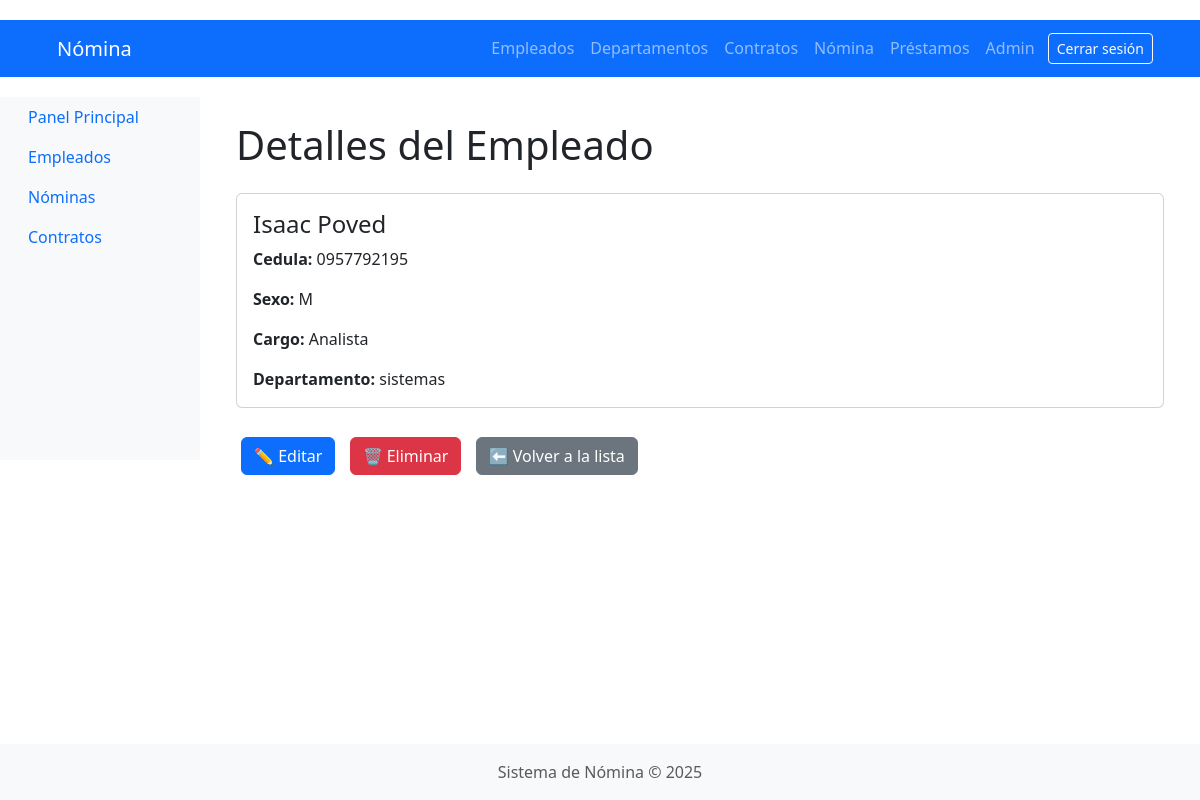
Page /employees/detalle/1/ (signed in) on the committed database.
### employees/models.py (models this page shows, shortened)
class Empleado(models.Model):
    SEXO_CHOICES = [
        ('M', 'Masculino'),
        ('F', 'Femenino'),
    ]
    cedula = models.CharField(max_length=10, unique=True, null=True)
    nombre = models.CharField(max_length=100)
    apellido = models.CharField(max_length=100)
    sexo = models.CharField(max_length=1, choices=SEXO_CHOICES, default='M')  # Campo agregado
    cargo = models.ForeignKey(Cargo, on_delete=models.CASCADE)
    departamento = models.ForeignKey(Departamento, on_delete=models.CASCADE)
    tipo_contrato = models.ForeignKey(TipoContrato, on_delete=models.CASCADE)
    fecha_ingreso = models.DateField()
    salario = models.DecimalField(max_digits=10, decimal_places=2)

class Cargo(models.Model):
    nombre = models.CharField(max_length=100)
    descripcion = models.TextField()

### departments/models.py (models this page shows, shortened)
class Departamento(models.Model):
    nombre = models.CharField(max_length=100)
    descripcion = models.TextField(blank=True)

### employees/views.py (the view)
# urls.py: path('detalle/<int:empleado_id>/', views.detalle_empleado, name='detalle_empleado'),
@login_required
def detalle_empleado(request, empleado_id):
    empleado = get_object_or_404(Empleado, id=empleado_id)
    return render(request, 'employees/employee_detail.html', {'empleado': empleado})

### templates/employees/employee_detail.html (shortened to what this page needs)
{% extends 'base.html' %}
{% block content %}
<div class="container mt-4">
    <h1 class="mb-4">Detalles del Empleado</h1>
    <div class="card">
        <div class="card-body">
            <h4 class="card-title">{{ empleado.nombre }} {{ empleado.apellido }}</h4>
            <p class="card-text"><strong>Cedula:</strong> {{ empleado.cedula }}</p>
            <p class="card-text"><strong>Sexo:</strong> {{ empleado.sexo }} </p>
            <p class="card-text"><strong>Cargo:</strong> {{ empleado.cargo.nombre }}</p>
            <p class="card-text"><strong>Departamento:</strong> {{ empleado.departamento.nombre }}</p>
        </div>
    </div>
    <div class="mt-4">
        <a href="{% url 'actualizar_empleado' empleado.id %}" class="btn btn-primary">✏️ Editar</a>
        <a href="{% url 'eliminar_empleado' empleado.id %}" class="btn btn-danger" onclick="return confirm('¿Estás seguro de que deseas eliminar este empleado?');">🗑️ Eliminar</a>
        <a href="{% url 'listar_empleados' %}" class="btn btn-secondary">⬅️ Volver a la lista</a>
    </div>
</div>
{% endblock %}

### static/css/styles.css (style rules this page uses)
body { font-family: 'Arial', sans-serif; margin: 0; padding: 0; background-color: #f4f4f4; }
.container { width: 80%; margin: auto; overflow: hidden; }
h1, h2, h3 { color: #35424a; }
.btn { display: inline-block; padding: 10px 15px; margin: 5px; border: none; border-radius: 5px; cursor: pointer; }
.btn-primary { background: #35424a; color: #ffffff; }
.btn-danger { background: #e8491d; color: #ffffff; }

### rows in the picture
Empleado: nombre "Isaac", apellido "Poved", cedula "0957792195", sexo "M", cargo.nombre "Analista", departamento.nombre "sistemas"

### other values in the picture
{{ year|default:2025 }} "2025"
